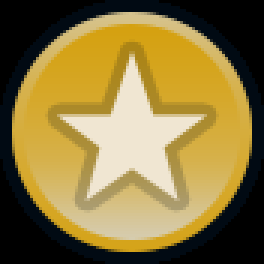
#> input picture assets/champ-favorite-flag.png, 88 x 88 px (shown 3 times larger)
$ python -i image_processing.py   (imports and definitions only)
#> lines starting #> are read from the running program, lines starting #| are printed output that depends on the picture; after the words box and inside, x2 and y2 are one past the last pixel; in counts of white or black regions, pixels touching at a corner belong together
#> further down, picture is the input picture: shape (88, 88, 3); mean B, G, R 62.9, 118.5, 137.9
#!/usr/bin/env python3
# -*- coding: utf-8 -*-
"""
Image processing utilities for OCR with palette-based preprocessing
"""

import numpy as np
import cv2


# [74 lines left out: functions create_palette_mask, prep_for_ocr_palette, not called in this run]


def prep_for_ocr_legacy(bgr: np.ndarray) -> np.ndarray:
    """
    LEGACY preprocessing - kept for backwards compatibility
    This uses the old simple HSV-based approach
    Use prep_for_ocr_palette() instead for better results
    """
    # HSV-based approach (legacy)
    hsv = cv2.cvtColor(bgr, cv2.COLOR_BGR2HSV)
#> hsv: shape (88, 88, 3); mean H, S, V 28.8, 128.8, 140.4
    # Define HSV range for light colors (adjust as needed)
    lower_hsv = np.array([0, 0, 160])
    upper_hsv = np.array([179, 80, 255])
    mask = cv2.inRange(hsv, lower_hsv, upper_hsv)
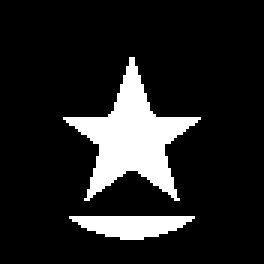
#> mask: shape (88, 88) (shown 3 times larger); 13.5% white; 2 white regions, box (x1, y1, x2, y2) and area: (21, 19, 67, 67) 814, (23, 72, 65, 80) 232
    mask = cv2.morphologyEx(mask, cv2.MORPH_CLOSE, np.ones((3, 3), np.uint8))
    mask = cv2.dilate(mask, np.ones((2, 2), np.uint8), 1)
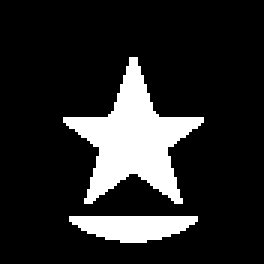
#> mask: shape (88, 88) (shown 3 times larger); 15.7% white; 2 white regions, box (x1, y1, x2, y2) and area: (21, 19, 68, 68) 929, (23, 72, 66, 81) 283
    inv = 255 - mask
    inv = cv2.medianBlur(inv, 3)
#> inv: shape (88, 88); 84.4% white; 2 black regions, box (x1, y1, x2, y2) and area: (21, 19, 68, 68) 925, (23, 72, 66, 81) 281
    return inv


# [20 lines left out: function preprocess_band_for_ocr, not called in this run]

>>> import cv2
>>> picture = cv2.imread('../assets/champ-favorite-flag.png')
>>> result = prep_for_ocr_legacy(picture)
